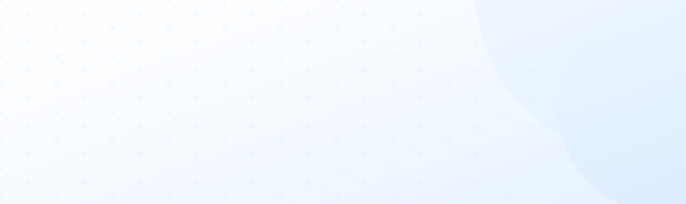

Reproduce this figure in Python.
"""
Banner background pattern — Pandai Gadai
343×102px @2x (686×204px output)
Subtle geometric texture on a soft blue-white gradient base
"""

from PIL import Image, ImageDraw
import numpy as np
import math
import os

SCALE   = 2
W, H    = 343 * SCALE, 102 * SCALE
OUT     = os.path.join(os.path.dirname(os.path.abspath(__file__)), "banner-bg.png")

# ── Palette ──────────────────────────────────────────────────────────────────
WHITE    = (255, 255, 255)
BLUE_50  = (229, 242, 255)   # #E5F2FF
BLUE_100 = (207, 231, 255)   # #CFE7FF
BLUE_200 = (168, 207, 255)   # #A8CFFF
BLUE_300 = (115, 174, 255)   # #73AEFF

# ── Layer 1: Soft directional gradient base ───────────────────────────────────
y_arr, x_arr = np.mgrid[0:H, 0:W].astype(np.float32)

# Diagonal gradient: top-left (white) → bottom-right (blue/50)
diag_t = np.clip((x_arr / W) * 0.55 + (y_arr / H) * 0.45, 0.0, 1.0)
diag_t = diag_t ** 1.4   # ease-in so most of the canvas stays near white

r_ch = np.clip(255 - diag_t * (255 - BLUE_50[0]), 0, 255).astype(np.uint8)
g_ch = np.clip(255 - diag_t * (255 - BLUE_50[1]), 0, 255).astype(np.uint8)
b_ch = np.full((H, W), 255, dtype=np.uint8)
a_ch = np.full((H, W), 255, dtype=np.uint8)

canvas = Image.fromarray(np.stack([r_ch, g_ch, b_ch, a_ch], axis=2), "RGBA")

# ── Layer 2: Soft corner accent circle (top-right) ────────────────────────────
accent = Image.new("RGBA", (W, H), (0, 0, 0, 0))
a_draw = ImageDraw.Draw(accent)

# Large faint circle bleeding off the top-right corner
circle_r = int(88 * SCALE)
cx, cy = W - int(18 * SCALE), int(-8 * SCALE)
a_draw.ellipse(
    [cx - circle_r, cy - circle_r, cx + circle_r, cy + circle_r],
    fill=(*BLUE_100, 55)
)

# Smaller second circle, slightly lower
r2 = int(52 * SCALE)
cx2, cy2 = W - int(12 * SCALE), int(54 * SCALE)
a_draw.ellipse(
    [cx2 - r2, cy2 - r2, cx2 + r2, cy2 + r2],
    fill=(*BLUE_200, 32)
)

# ── Layer 3: Dot grid texture ─────────────────────────────────────────────────
dots = Image.new("RGBA", (W, H), (0, 0, 0, 0))
d_draw = ImageDraw.Draw(dots)

DOT_SPACING = int(14 * SCALE)
DOT_R       = int(1.1 * SCALE)

for col in range(0, W // DOT_SPACING + 2):
    for row in range(0, H // DOT_SPACING + 2):
        # Stagger every other column
        row_off = DOT_SPACING // 2 if col % 2 else 0
        dx = col * DOT_SPACING
        dy = row * DOT_SPACING + row_off

        # Fade dots out near the right edge (where accent circle is)
        edge_fade = 1.0 - max(0.0, (dx - W * 0.62) / (W * 0.38))
        if edge_fade <= 0:
            continue

        # Also fade with distance from top-left to keep right side clean
        base_alpha = int(22 * edge_fade)
        if base_alpha < 4:
            continue

        d_draw.ellipse(
            [dx - DOT_R, dy - DOT_R, dx + DOT_R, dy + DOT_R],
            fill=(*BLUE_200, base_alpha)
        )

# ── Layer 4: Subtle diagonal line texture ─────────────────────────────────────
lines = Image.new("RGBA", (W, H), (0, 0, 0, 0))
l_draw = ImageDraw.Draw(lines)

STRIPE_STEP = int(22 * SCALE)
for i in range(-H // STRIPE_STEP, (W + H) // STRIPE_STEP + 1):
    x0 = i * STRIPE_STEP
    # Diagonal from top-left to bottom-right (45°)
    l_draw.line([(x0, 0), (x0 + H, H)], fill=(*BLUE_100, 12), width=max(1, SCALE - 1))

# ── Composite ─────────────────────────────────────────────────────────────────
canvas = Image.alpha_composite(canvas, accent)
canvas = Image.alpha_composite(canvas, lines)
canvas = Image.alpha_composite(canvas, dots)
canvas.convert("RGB").save(OUT, "PNG", dpi=(144, 144))
print(f"✓  {OUT}  ({W}×{H}px @2x)")
